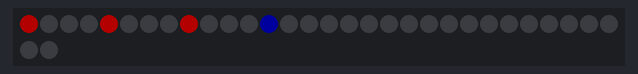
A sketch run on a simulated Arduino Uno, built with avr-gcc and run on an emulated ATmega328P. Shown: 32 RGB LEDs in strip order, left to right, continuing on the next row. Dim RGB values are drawn brighter than linear.

Above: at 0.05 s.
At 0.98 s:
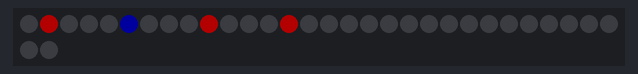
At 1.49 s:
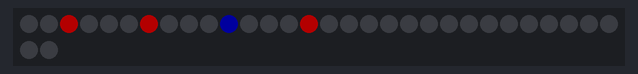
At 2.01 s:
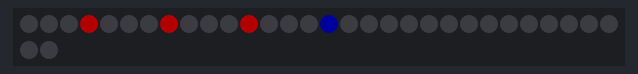

Measured:
- by itself, everything shown: repeats every 1.7 s, in 16 steps

The sketch:

Gemma_Earrings_Caps_Red__Chase_X.ino
```cpp
// Low power NeoPixel earrings example.  Makes a nice blinky display
// with just a few LEDs on at any time...uses MUCH less juice than
// rainbow display!

#include <Adafruit_NeoPixel.h>

#define PIN 0

Adafruit_NeoPixel pixels = Adafruit_NeoPixel(32, PIN);

uint8_t  offset = 0; // Position of spinny eyes
uint8_t colorCounter  = 0; // Start counting those colors

void setup() {
  pixels.begin();
  pixels.setBrightness(60); // 1/3 brightness
}

void loop() {
  uint8_t  i;
  //uint32_t currentColor = Wheel(colorCounter);  UC FOR RAINBOW

    uint8_t  light1 = (offset+0)%16;
    uint8_t  light2 = (offset+4)%16;
    uint8_t  light3 = (offset+8)%16;
    uint8_t  light4 = (offset+12)%16;
    pixels.setPixelColor(light1, 0xff0000);
    pixels.setPixelColor(light2, 0xff0000);
    pixels.setPixelColor(light3, 0xff0000);
    pixels.setPixelColor(light4, 0x000080);


  pixels.show();
  offset++;
  if(offset > 15) offset=0;
  //colorCounter++;  UNCOMMENT FOR RAINBOW
  //if(colorCounter > 255) colorCounter=0;  UNCOMMENT FOR RAINBOW
  delay(100);
  for(i=0; i<16; i++) pixels.setPixelColor(i, 0);
  pixels.show();

}

// Input a value 0 to 255 to get a color value.
// The colours are a transition r - g - b - back to r.
uint32_t Wheel(byte WheelPos) {
  WheelPos = 255 - WheelPos;
  if(WheelPos < 85) {
    return pixels.Color(255 - WheelPos * 3, 0, WheelPos * 3);
  }
  if(WheelPos < 170) {
    WheelPos -= 85;
    return pixels.Color(0, WheelPos * 3, 255 - WheelPos * 3);
  }
  WheelPos -= 170;
  return pixels.Color(WheelPos * 3, 255 - WheelPos * 3, 0);
}
```
